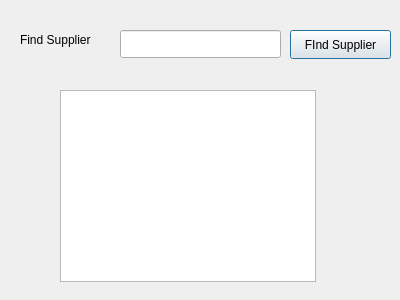
<?xml version="1.0" encoding="UTF-8"?>
<ui version="4.0">
 <class>FindSupplier</class>
 <widget class="QDialog" name="FindSupplier">
  <property name="geometry">
   <rect>
    <x>0</x>
    <y>0</y>
    <width>400</width>
    <height>300</height>
   </rect>
  </property>
  <property name="windowTitle">
   <string>FInd Supplier</string>
  </property>
  <widget class="QLineEdit" name="txtSupplierName">
   <property name="geometry">
    <rect>
     <x>120</x>
     <y>30</y>
     <width>161</width>
     <height>28</height>
    </rect>
   </property>
  </widget>
  <widget class="QPushButton" name="btmFIndSupplier">
   <property name="geometry">
    <rect>
     <x>290</x>
     <y>30</y>
     <width>101</width>
     <height>29</height>
    </rect>
   </property>
   <property name="text">
    <string>FInd Supplier</string>
   </property>
  </widget>
  <widget class="QLabel" name="label">
   <property name="geometry">
    <rect>
     <x>20</x>
     <y>30</y>
     <width>101</width>
     <height>20</height>
    </rect>
   </property>
   <property name="text">
    <string>Find Supplier</string>
   </property>
  </widget>
  <widget class="QTableView" name="tableView">
   <property name="geometry">
    <rect>
     <x>60</x>
     <y>90</y>
     <width>256</width>
     <height>192</height>
    </rect>
   </property>
  </widget>
 </widget>
 <resources/>
 <connections/>
</ui>
